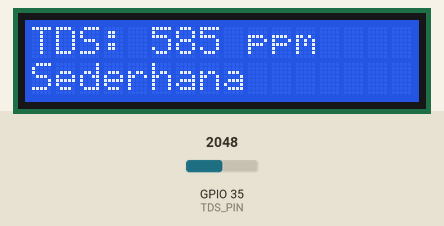
This sketch was run on a simulated ESP32. On the bench: 16×2 character LCD. The inputs (shaded band) are chosen by the test bench; at power-on: GPIO 35 (TDS_PIN) = 2048. WiFi joins after 1.5 s; servers stay silent unless stated; what the sketch prints to the serial monitor is not drawn.

Above: at 9.1 s.
9.2 s: GPIO 35 (TDS_PIN) set to 2113
At 11.7 s:
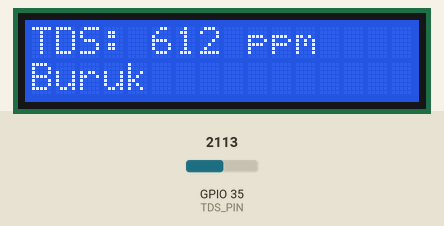
12.0 s: GPIO 35 (TDS_PIN) set to 560
At 13.8 s:
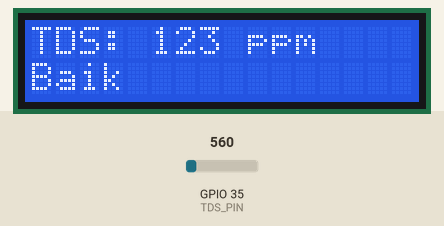
14.2 s: GPIO 35 (TDS_PIN) set to 340
At 15.8 s:
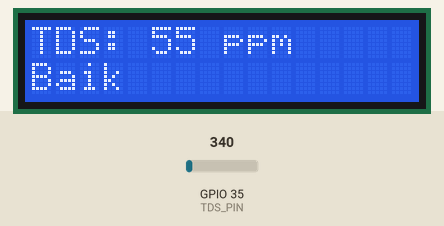
16.5 s: GPIO 35 (TDS_PIN) set to 293
At 18.2 s:
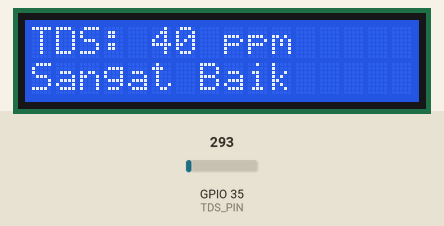
18.8 s: GPIO 35 (TDS_PIN) set to 2047
At 20.5 s:
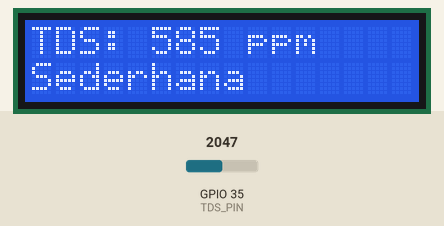
Timing chart, 0 to 22.0 s (numbered marks = the images above; inputs shaded):
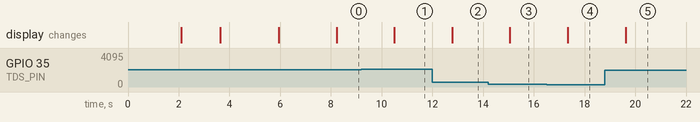

The sketch:

esp32-tds-monitoring-lcd-blynk-xwifimanager.ino
```cpp
#define BLYNK_TEMPLATE_ID "TMPL6zG03a79_"
#define BLYNK_TEMPLATE_NAME "TDS"
#define BLYNK_AUTH_TOKEN "7vXt_5Gv3Z3vxiRMR6TjOKyC17qDM3UB"

#define BLYNK_PRINT Serial
#include <WiFi.h>
#include <BlynkSimpleEsp32.h>
#include <LiquidCrystal_I2C.h>

// Gantikan dengan kelayakan WiFi anda
const char* ssid = "Your_WiFi_SSID"; // Nama WiFi
const char* password = "Your_WiFi_Password"; // Kata laluan WiFi

LiquidCrystal_I2C lcd(0x27, 16, 2); // Sesuaikan alamat I2C jika berbeza
#define TDS_PIN 35  // Pin analog GPIO 35

namespace sensor {
  unsigned int tds = 0;
  const int tdsThreshold = 300;  // Ambang untuk hidroponik
  bool alertSent = false;
}

void setup() {
  Serial.begin(115200);
  Serial.println("Memulakan sistem TDS IoT untuk Hidroponik...");

  // Inisialisasi LCD
  lcd.init();
  lcd.backlight();
  lcd.setCursor(0, 0);
  lcd.print("Sistem TDS IoT");
  lcd.setCursor(0, 1);
  lcd.print("Memulakan...");
  delay(2000);

  pinMode(TDS_PIN, INPUT);

  // Sambung ke WiFi
  lcd.clear();
  lcd.setCursor(0, 0);
  lcd.print("Sambung WiFi...");
  WiFi.begin(ssid, password);
  int wifiAttempts = 0;
  while (WiFi.status() != WL_CONNECTED && wifiAttempts < 30) {
    delay(500);
    Serial.print(".");
    wifiAttempts++;
  }

  if (WiFi.status() == WL_CONNECTED) {
    Serial.println("\nWiFi tersambung! SSID: " + String(ssid));
    lcd.clear();
    lcd.setCursor(0, 0);
    lcd.print("WiFi OK!");
    lcd.setCursor(0, 1);
    lcd.print(ssid);
    delay(2000);
  } else {
    Serial.println("\nGagal sambung WiFi!");
    lcd.clear();
    lcd.setCursor(0, 0);
    lcd.print("WiFi Gagal!");
    lcd.setCursor(0, 1);
    lcd.print("Restart...");
    delay(5000);
    ESP.restart();
  }

  // Blynk
  Blynk.config(BLYNK_AUTH_TOKEN);
  Blynk.connect();
  if (Blynk.connected()) {
    Serial.println("Blynk tersambung!");
    lcd.clear();
    lcd.setCursor(0, 0);
    lcd.print("Blynk OK!");
    delay(2000);
  } else {
    Serial.println("Blynk gagal sambung!");
    lcd.clear();
    lcd.setCursor(0, 0);
    lcd.print("Blynk Gagal!");
    delay(2000);
  }
}

void loop() {
  if (WiFi.status() == WL_CONNECTED && Blynk.connected()) {
    Blynk.run();
  } else {
    Serial.println("WiFi atau Blynk terputus! Cuba sambung semula...");
    lcd.clear();
    lcd.setCursor(0, 0);
    lcd.print("Koneksi Terputus");
    if (WiFi.status() != WL_CONNECTED) {
      lcd.setCursor(0, 1);
      lcd.print("Sambung WiFi...");
      WiFi.begin(ssid, password);
      int wifiAttempts = 0;
      while (WiFi.status() != WL_CONNECTED && wifiAttempts < 30) {
        delay(500);
        Serial.print(".");
        wifiAttempts++;
      }
      if (WiFi.status() != WL_CONNECTED) {
        Serial.println("Gagal sambung WiFi!");
        lcd.clear();
        lcd.setCursor(0, 0);
        lcd.print("WiFi Gagal!");
        lcd.setCursor(0, 1);
        lcd.print("Restart...");
        delay(5000);
        ESP.restart();
      }
    }
    if (WiFi.status() == WL_CONNECTED) {
      Blynk.connect();
      if (Blynk.connected()) {
        Serial.println("WiFi dan Blynk tersambung semula!");
        lcd.clear();
        lcd.setCursor(0, 0);
        lcd.print("Koneksi OK!");
        delay(2000);
      }
    }
  }

  readTdsQuick();
  delay(2000);
}

void readTdsQuick() {
  const int numReadings = 50;  // Ambil purata 50 bacaan
  long sum = 0;
  int validReadings = 0;
  int maxReading = 0;
  for (int i = 0; i < numReadings; i++) {
    int reading = analogRead(TDS_PIN);
    if (reading > 0) {
      sum += reading;
      validReadings++;
      if (reading > maxReading) maxReading = reading;
    }
    delay(5);
  }
  int sensorValue = (validReadings > 0) ? (sum / validReadings) : 0;
  float voltage = (float)sensorValue * 3.3 / 4095.0;  // ADC 12-bit, sensor 3.3V

  Serial.print("Raw Analog (Avg): ");
  Serial.print(sensorValue);
  Serial.print(" | Max Raw: ");
  Serial.print(maxReading);
  Serial.print(" | Voltage: ");
  Serial.print(voltage, 3);
  Serial.print(" | Valid Readings: ");
  Serial.println(validReadings);

  // Kira TDS berdasarkan voltan
  float offset = 0.14;
  float ec = (voltage * 1.0) - offset;  // EC disederhanakan untuk pengiraan TDS
  if (ec < 0) ec = 0;
  sensor::tds = (133.42 * pow(ec, 3) - 255.86 * ec * ec + 857.39 * ec) * 0.5;

  Serial.print("TDS: ");
  Serial.println(sensor::tds);

  // Papar pada LCD: TDS di baris pertama, kualiti di baris kedua
  lcd.clear();
  lcd.setCursor(0, 0);
  lcd.print("TDS: ");
  lcd.print(sensor::tds);
  lcd.print(" ppm");
  lcd.setCursor(0, 1);
  if (sensor::tds < 50) lcd.print("Sangat Baik");
  else if (sensor::tds < 300) lcd.print("Baik");
  else if (sensor::tds < 600) lcd.print("Sederhana");
  else lcd.print("Buruk");

  // Hantar ke Blynk
  if (Blynk.connected()) {
    Blynk.virtualWrite(V0, sensor::tds);
  }

  // Logik notifikasi
  if (sensor::tds > sensor::tdsThreshold && !sensor::alertSent) {
    Blynk.logEvent("poor_water_quality", "⚠️ Kualiti air rendah! TDS: " + String(sensor::tds) + " ppm");
    sensor::alertSent = true;
  } else if (sensor::tds <= sensor::tdsThreshold && sensor::alertSent) {
    sensor::alertSent = false;
  }
}
```

Measured:
- the behaviour switches between 2083 and 2084 on GPIO 35 (TDS_PIN) (found by bisection; images 0 and 1)
- the behaviour switches between 324 and 323 on GPIO 35 (TDS_PIN) (found by bisection; images 3 and 4)
- after the input at 9.2 s, the display: changes after 1.3 s (image 1)
- after the input at 12.0 s, the display: changes after 0.78 s (image 2)
- after the input at 14.2 s, the display: changes after 0.86 s (image 3)
- after the input at 16.5 s, the display: changes after 0.84 s (image 4)
- after the input at 18.8 s, the display: changes after 0.82 s (image 5)
